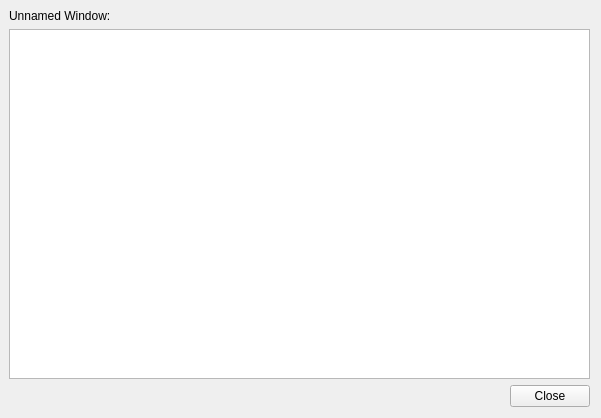
<?xml version="1.0" encoding="UTF-8"?>
<ui version="4.0">
 <class>textWindow</class>
 <widget class="QWidget" name="textWindow">
  <property name="geometry">
   <rect>
    <x>0</x>
    <y>0</y>
    <width>601</width>
    <height>418</height>
   </rect>
  </property>
  <property name="windowTitle">
   <string>Unnamed Window</string>
  </property>
  <layout class="QVBoxLayout" name="verticalLayout">
   <property name="leftMargin">
    <number>9</number>
   </property>
   <property name="topMargin">
    <number>9</number>
   </property>
   <item>
    <widget class="QLabel" name="titleLabel">
     <property name="text">
      <string>Unnamed Window:</string>
     </property>
    </widget>
   </item>
   <item>
    <widget class="QTextEdit" name="textBox">
     <property name="undoRedoEnabled">
      <bool>false</bool>
     </property>
     <property name="readOnly">
      <bool>true</bool>
     </property>
    </widget>
   </item>
   <item>
    <layout class="QHBoxLayout" name="horizontalLayout">
     <item>
      <spacer name="horizontalSpacer">
       <property name="orientation">
        <enum>Qt::Horizontal</enum>
       </property>
       <property name="sizeHint" stdset="0">
        <size>
         <width>40</width>
         <height>20</height>
        </size>
       </property>
      </spacer>
     </item>
     <item>
      <widget class="QPushButton" name="closeButton">
       <property name="text">
        <string>Close</string>
       </property>
      </widget>
     </item>
    </layout>
   </item>
  </layout>
 </widget>
 <resources/>
 <connections>
  <connection>
   <sender>closeButton</sender>
   <signal>clicked()</signal>
   <receiver>textWindow</receiver>
   <slot>close()</slot>
   <hints>
    <hint type="sourcelabel">
     <x>414</x>
     <y>269</y>
    </hint>
    <hint type="destinationlabel">
     <x>232</x>
     <y>145</y>
    </hint>
   </hints>
  </connection>
 </connections>
</ui>
